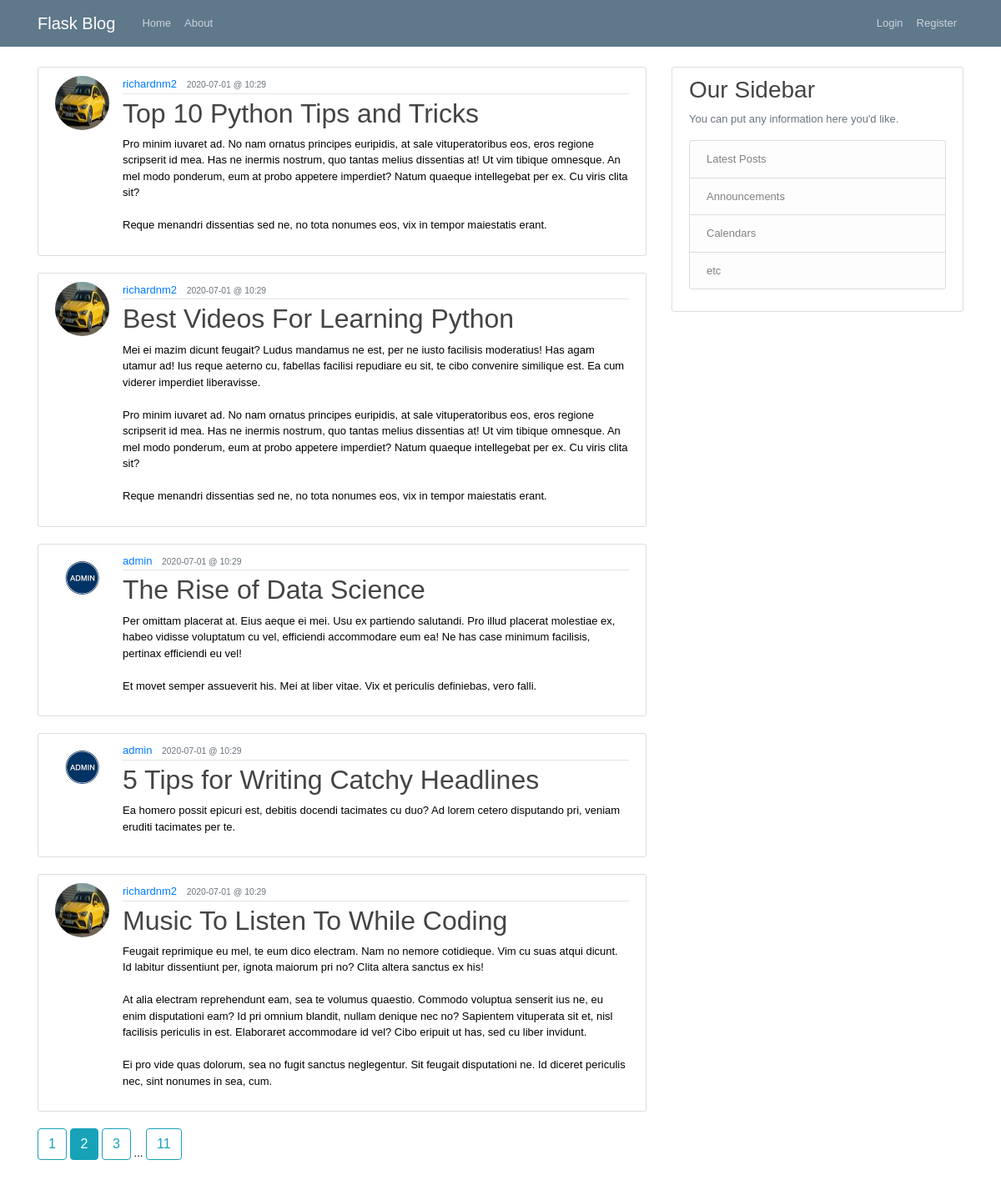
The page /home?page=2 on the database its author committed.
### flaskblog/models.py (models this page shows, shortened)
class Post(db.Model):
    id = db.Column(db.Integer, primary_key=True)
    title = db.Column(db.String(100), nullable=False)
    date_posted = db.Column(db.DateTime, nullable=False,
                            default=datetime.utcnow)
    date_edited = db.Column(db.DateTime, nullable=False,
                            default=datetime.utcnow)
    content = db.Column(db.Text, nullable=False)
    user_id = db.Column(db.Integer, db.ForeignKey('user.id'),
                        nullable=False)
    post_history = db.relationship('PostHistory', backref='post',
                                   lazy=True)

class User(db.Model, UserMixin):
    id = db.Column(db.Integer, primary_key=True)
    username = db.Column(db.String(20), unique=True, nullable=False)
    email = db.Column(db.String(120), unique=True, nullable=False)
    image_file = db.Column(db.String(20), nullable=False,
                           default='default.jpeg')
    password = db.Column(db.String(60), nullable=False)
    posts = db.relationship('Post', backref='author', lazy=True)
    deleted_posts = db.relationship('DeletedPost', backref='author', lazy=True)

### flaskblog/main/routes.py (the view)
@main.route('/')
@main.route('/home')
def home():
    page = request.args.get('page', 1, type=int)
    posts = Post.query.order_by(Post.date_edited.desc())\
        .paginate(page=page, per_page=5)
    tz = timezone.utc
    return render_template('home.html', posts=posts, tz=tz, title='TESTE')

### flaskblog/templates/home.html
{% extends 'layout.html' %}
{% block content %}
    {% for post in posts.items %}
        <article class="media content-section">
            <img class="rounded-circle article-img" src=" {{ url_for('static', filename='profile_pics/' + post.author.image_file) }} " alt="">
            <div class="media-body">
            <div class="article-metadata">
                <a class="mr-2" href="{{ url_for('users.user_posts', username=post.author.username) }}">{{ post.author.username }}</a>
                {% if post.date_posted != post.date_edited %}
                    <small class="text-muted">{{ post.date_posted.replace(tzinfo=tz).astimezone(tz=None).strftime('%Y-%m-%d @ %H:%M') }} </small> <br>
                    <small class="text-muted">Edited {{ post.date_edited.replace(tzinfo=tz).astimezone(tz=None).strftime('%Y-%m-%d @ %H:%M') }} </small>
                {% else %}
                    <small class="text-muted">{{ post.date_posted.replace(tzinfo=tz).astimezone(tz=None).strftime('%Y-%m-%d @ %H:%M') }} </small>
                {% endif %}
            </div>
            <h2><a class="article-title" href="{{ url_for('posts.post', post_id=post.id) }}">{{ post.title }}</a></h2>
            <p class="article-content">{{ post.content }}</p>
            </div>
        </article>
    {% endfor %}
    {% for page_num in posts.iter_pages(left_edge=1, right_edge=1, left_current=1, right_current=2) %}
        {% if page_num %}
            {% if posts.page == page_num %}
                <a class="btn btn-info mb-4" href="{{ url_for('main.home', page=page_num) }}">{{ page_num }}</a>
            {% else %}
                <a class="btn btn-outline-info mb-4" href="{{ url_for('main.home', page=page_num) }}">{{ page_num }}</a>
            {% endif %}
        {% else %}
            ...
        {% endif %}
    {% endfor %}
{% endblock content %}

### flaskblog/templates/layout.html (shortened to what this page needs)
<!DOCTYPE html>
<html lang="en">
<head window.location.reload(true)>
  <link rel="stylesheet" href="https://maxcdn.bootstrapcdn.com/bootstrap/4.0.0/css/bootstrap.min.css">
  <link rel="stylesheet" type="text/css" href="{{ url_for('static', filename='main.css') }}">
  <link rel="stylesheet" href="{{ url_for('static', filename='style2.css') }}">
</head>
<body location.reload()>
    <header class="site-header">
        <nav class="navbar navbar-expand-md navbar-dark bg-steel fixed-top">
          <div class="container">
            <a class="navbar-brand mr-4" href="/">Flask Blog</a>
            <div class="collapse navbar-collapse" id="navbarToggle">
              <div class="navbar-nav mr-auto">
                <a class="nav-item nav-link" href="{{ url_for('main.home') }}">Home</a>
                <a class="nav-item nav-link" href="{{ url_for('main.about') }}">About</a>
              </div>
              <div class="navbar-nav">
                <div class="navbar-nav">
                  {% if current_user.is_authenticated %}
                  <a class="nav-item nav-link" href="{{ url_for('posts.new_post')}}">New Post</a>
                  <a class="nav-item nav-link" href="{{ url_for('users.account')}}">{{ current_user.username }} </a>
                  <a class="nav-item nav-link" href="{{ url_for('users.logout')}}">Logout</a>
                  <div class="center-vertical">
                      <a class="nav-item nav-icon" href="/settings"> <i class="material-icons small-icon">settings</i> </a>
                  </div>
                </div>
                  {% else %}
                    <a class="nav-item nav-link" href="{{ url_for('users.login')}}">Login</a>
                    <a class="nav-item nav-link" href="{{ url_for('users.register')}}">Register</a>
                  {% endif %}
                </div>
              </div>
            </div>
          </div>
        </nav>
    </header>
    <main role="main" class="container">
        <div class="row">
            <div class="col-md-8">
                {% block content %}
                {% endblock %}
            </div>
                <div class="col-md-4">
                <div class="content-section">
                    <h3>Our Sidebar</h3>
                    <p class='text-muted'>You can put any information here you'd like.
                    <ul class="list-group">
                        <li class="list-group-item list-group-item-light">Latest Posts</li>
                        <li class="list-group-item list-group-item-light">Announcements</li>
                        <li class="list-group-item list-group-item-light">Calendars</li>
                        <li class="list-group-item list-group-item-light">etc</li>
                    </ul>
                    </p>
                </div>
            </div>
        </div>
    </main>
</body>
</html>

### flaskblog/static/main.css (style rules this page uses)
body { background: #fafafa; color: #333333; margin-top: 5rem; }
h1, h2, h3, h4, h5, h6 { color: #444444; }
.bg-steel { background-color: #5f788a; }
.site-header .navbar-nav .nav-link { color: #cbd5db; }
.content-section { background: #ffffff; padding: 10px 20px; border: 1px solid #dddddd; border-radius: 3px; margin-bottom: 20px; }
.article-title { color: #444444; }
.article-content { white-space: pre-line; }
.article-img { height: 65px; width: 65px; margin-right: 16px; }
.article-metadata { padding-bottom: 1px; margin-bottom: 4px; border-bottom: 1px solid #e3e3e3 }

### flaskblog/static/style2.css (style rules this page uses)
* { margin:0px; }
body { background-color: #FFFFFF; font-family: Verdana,Arial,Helvetica,sans-serif; font-size: small; color: #000000; }

### rows shown on the page
Post: image_file (picture), author.username "richardnm2", date_posted.replace "2020-07-01 @ 10:29", title "Top 10 Python Tips and Tricks", content "Pro minim iuvaret ad. No nam ornatus principes euripidis, at sale vituperatoribus eos, eros regione scripserit id mea. Has ne inermis nostrum, quo tantas melius dissentias at! Ut vim tibique omnesque. An mel modo ponderum, eum at probo appetere imperdiet? Natum quaeque intellegebat per ex. Cu viris clita sit? Reque menandri dissentias sed ne, no tota nonumes eos, vix in tempor maiestatis erant."
Post: image_file (picture), author.username "richardnm2", date_posted.replace "2020-07-01 @ 10:29", title "Best Videos For Learning Python", content "Mei ei mazim dicunt feugait? Ludus mandamus ne est, per ne iusto facilisis moderatius! Has agam utamur ad! Ius reque aeterno cu, fabellas facilisi repudiare eu sit, te cibo convenire similique est. Ea cum viderer imperdiet liberavisse. Pro minim iuvaret ad. No nam ornatus principes euripidis, at sale vituperatoribus eos, eros regione scripserit id mea. Has ne inermis nostrum, quo tantas melius dissentias at! Ut vim tibique omnesque. An mel modo ponderum, eum at probo appetere imperdiet? Natum quaeque intellegebat per ex. Cu viris clita sit? Reque menandri dissentias sed ne, no tota nonumes eos, vix in tempor maiestatis erant."
Post: image_file (picture), author.username "admin", date_posted.replace "2020-07-01 @ 10:29", title "The Rise of Data Science", content "Per omittam placerat at. Eius aeque ei mei. Usu ex partiendo salutandi. Pro illud placerat molestiae ex, habeo vidisse voluptatum cu vel, efficiendi accommodare eum ea! Ne has case minimum facilisis, pertinax efficiendi eu vel! Et movet semper assueverit his. Mei at liber vitae. Vix et periculis definiebas, vero falli."
Post: image_file (picture), author.username "admin", date_posted.replace "2020-07-01 @ 10:29", title "5 Tips for Writing Catchy Headlines", content "Ea homero possit epicuri est, debitis docendi tacimates cu duo? Ad lorem cetero disputando pri, veniam eruditi tacimates per te."
Post: image_file (picture), author.username "richardnm2", date_posted.replace "2020-07-01 @ 10:29", title "Music To Listen To While Coding", content "Feugait reprimique eu mel, te eum dico electram. Nam no nemore cotidieque. Vim cu suas atqui dicunt. Id labitur dissentiunt per, ignota maiorum pri no? Clita altera sanctus ex his! At alia electram reprehendunt eam, sea te volumus quaestio. Commodo voluptua senserit ius ne, eu enim disputationi eam? Id pri omnium blandit, nullam denique nec no? Sapientem vituperata sit et, nisl facilisis periculis in est. Elaboraret accommodare id vel? Cibo eripuit ut has, sed cu liber invidunt. Ei pro vide quas dolorum, sea no fugit sanctus neglegentur. Sit feugait disputationi ne. Id diceret periculis nec, sint nonumes in sea, cum."

### other values the page prints
{{ page_num }} "1" "3" "11"
{{ page_num }} "2"
